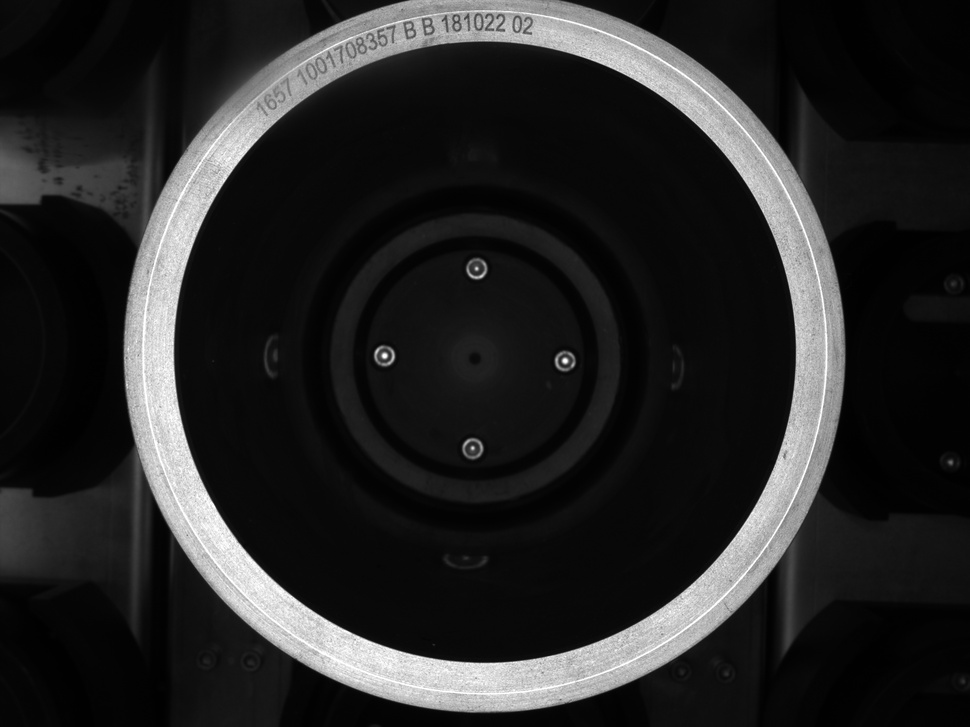
#> input picture 大论文代码/第三章/09_30_13.jpg, 970 x 727 px, shrunk from 2592 x 1944 before the run
$ python 'track二值化图像.py'
#> lines starting #> are read from the running program, lines starting #| are printed output that depends on the picture; after the words box and inside, x2 and y2 are one past the last pixel; in counts of white or black regions, pixels touching at a corner belong together
import cv2

import cv2
import numpy as np

img = cv2.imread("09_30_13.jpg")
#> img is the input picture: shape (727, 970, 3); min 0, max 255, mean 38.1
img=cv2.cvtColor(img,cv2.COLOR_BGR2GRAY)
#> img: shape (727, 970)
#> slider 'reszieThreshold' is set to 85
cv2.imshow('img',img)
cv2.namedWindow('binary',cv2.WINDOW_NORMAL)
def callBack(x):
#> called with x = 85
    global img
    global binary
    binary=img
    # kernel=cv2.getStructuringElement(cv2.MORPH_RECT,(x,x))
    # binary=cv2.morphologyEx(binary,cv2.MORPH_CLOSE,kernel)
    # binary=cv2.morphologyEx(binary,cv2.MORPH_OPEN,kernel)
    src,binary=cv2.threshold(img,x,255,cv2.THRESH_BINARY)
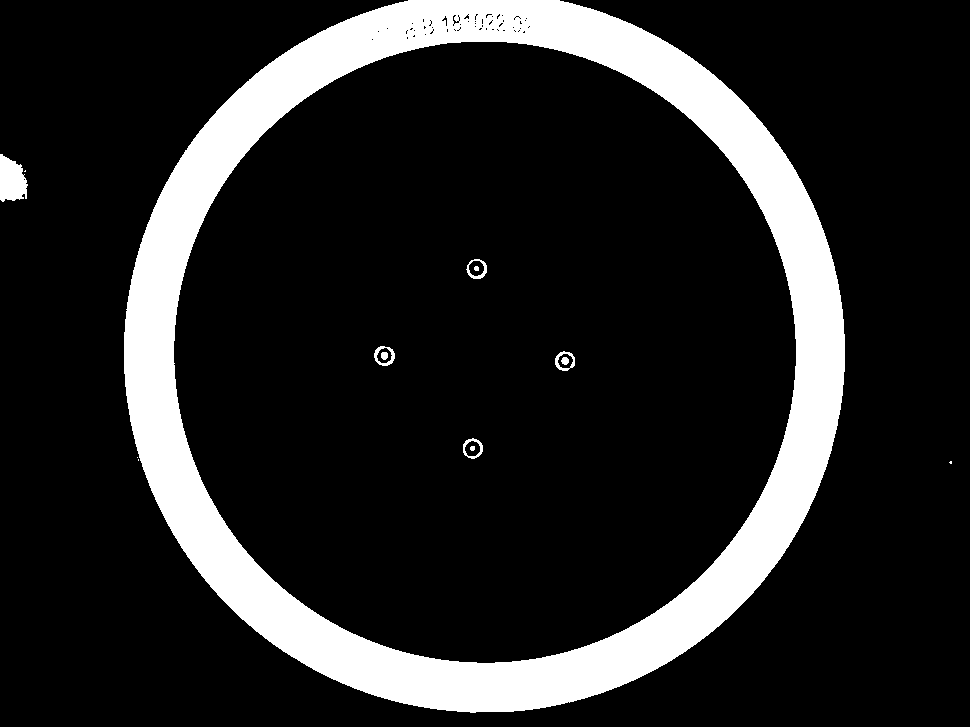
#> binary: shape (727, 970); 15% white; 14 white regions (4 under 20 px), largest, box (x1, y1, x2, y2) and area: (124, 0, 845, 713) 103812, (0, 154, 28, 202) 992, (374, 346, 395, 366) 168
#> src = 85
    cv2.imshow('binary',binary)

cv2.namedWindow('binary')
cv2.createTrackbar('reszieThreshold','binary',0,255,callBack)
cv2.waitKey()
cmd=input()
if cmd=='save':
    cv2.imwrite('unFloodAfterBinary.jpg',binary)
    print('save susessful!')

$ run again, with 大论文代码/第三章/09_27_02.jpg copied over 大论文代码/第三章/09_30_13.jpg
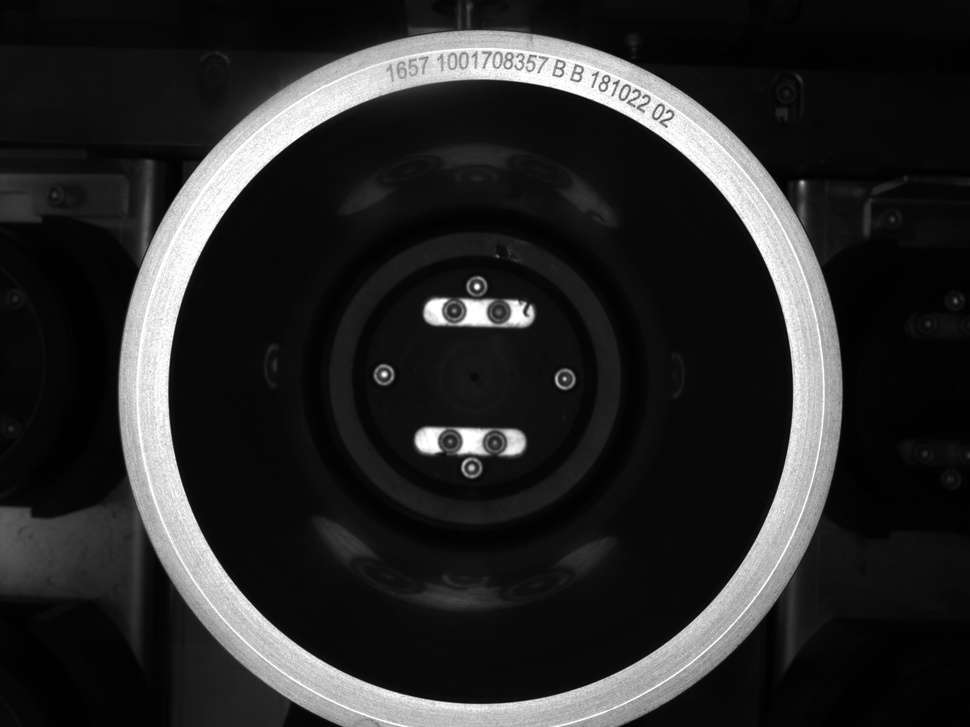
#> input picture 大论文代码/第三章/09_27_02.jpg, 970 x 727 px, shrunk from 2592 x 1944 before the run
#> img is the input picture: shape (727, 970, 3); min 0, max 255, mean 40.4
#> img: shape (727, 970)
#> in callBack, `src,binary=cv2.threshold(img,x,255,cv2.THRESH_BINARY)`:
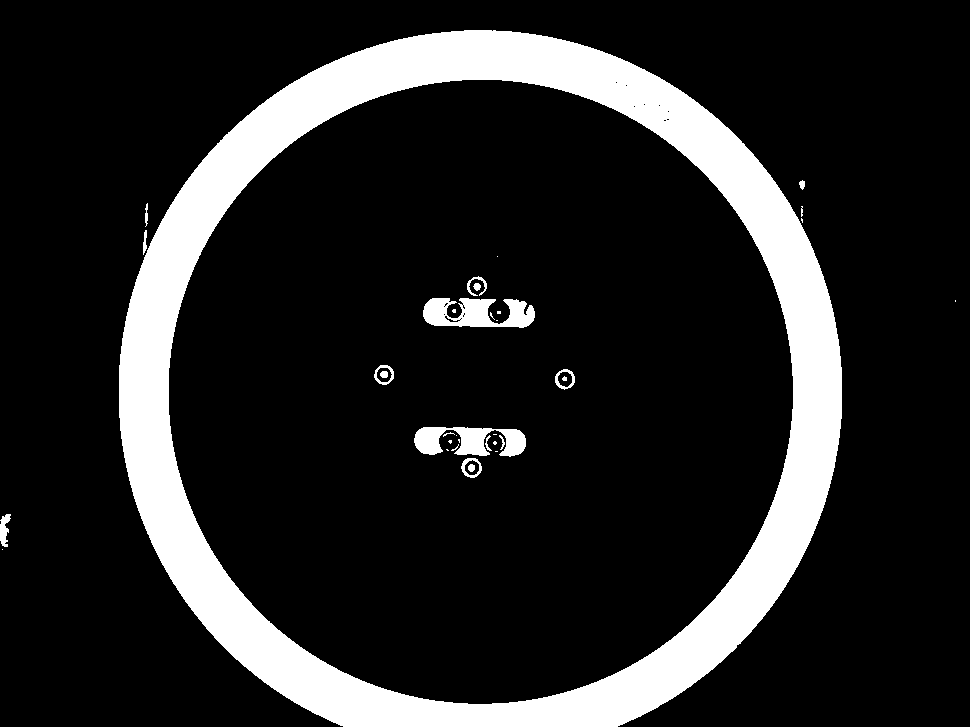
#> binary: shape (727, 970); 15% white; 35 white regions (19 under 20 px), largest, box (x1, y1, x2, y2) and area: (119, 30, 842, 727) 100512, (423, 298, 535, 328) 2246, (414, 427, 526, 457) 2027
#> src = 85

$ run again, with 大论文代码/第三章/16_24_38.jpg copied over 大论文代码/第三章/09_30_13.jpg
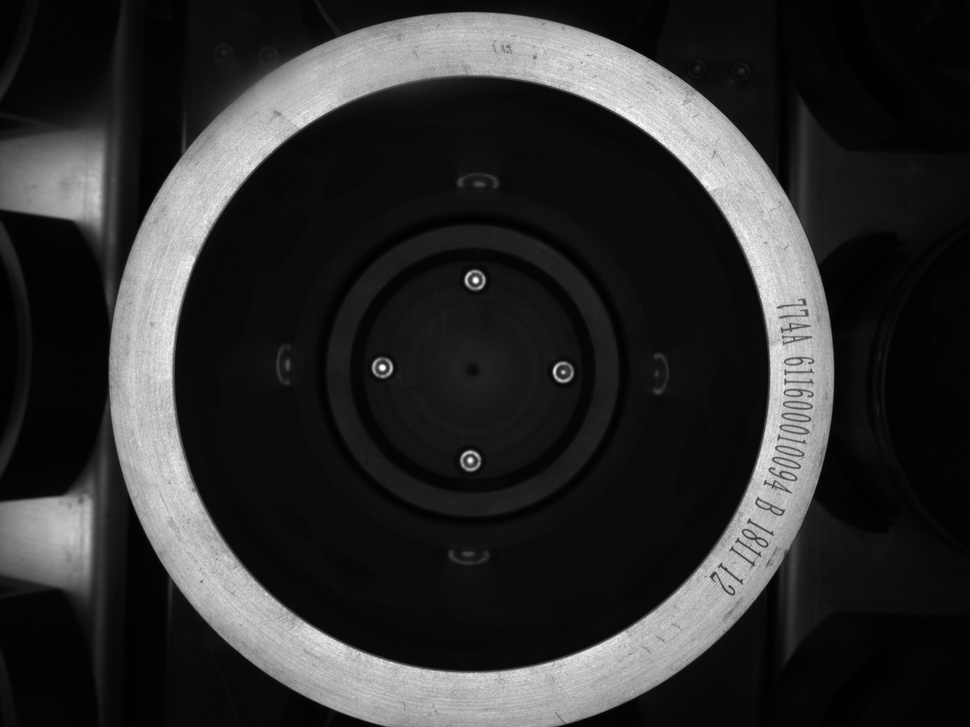
#> input picture 大论文代码/第三章/16_24_38.jpg, 970 x 727 px, shrunk from 2592 x 1944 before the run
#> img is the input picture: shape (727, 970, 3); min 0, max 255, mean 46.6
#> img: shape (727, 970)
#> in callBack, `src,binary=cv2.threshold(img,x,255,cv2.THRESH_BINARY)`:
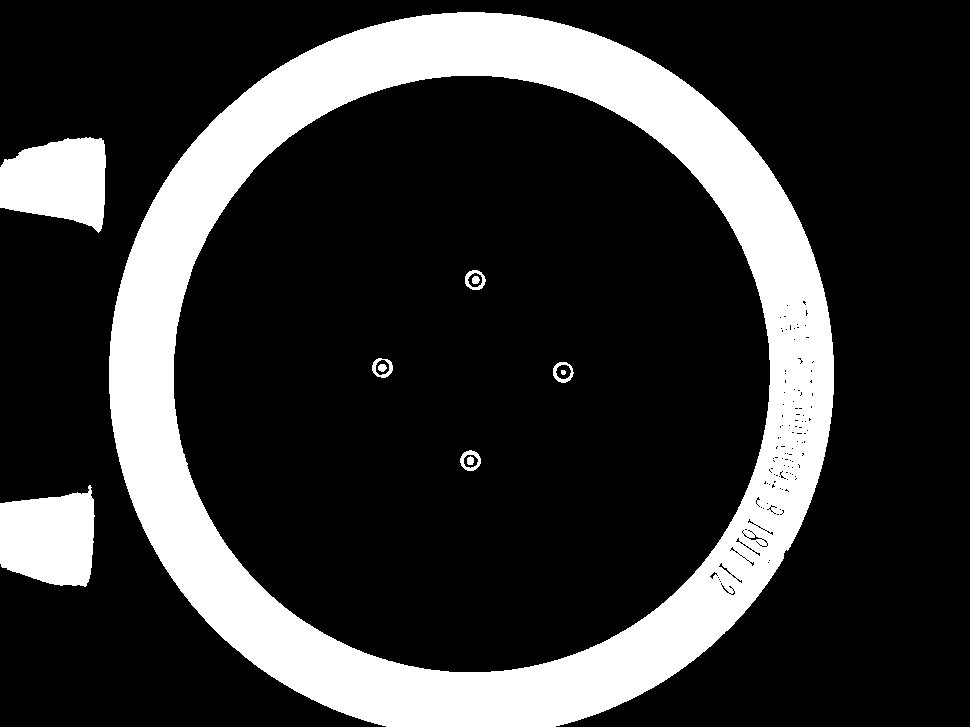
#> binary: shape (727, 970); 20.9% white; 11 white regions, largest, box (x1, y1, x2, y2) and area: (109, 12, 834, 727) 131489, (0, 485, 95, 587) 7660, (0, 137, 106, 233) 7581
#> src = 85
